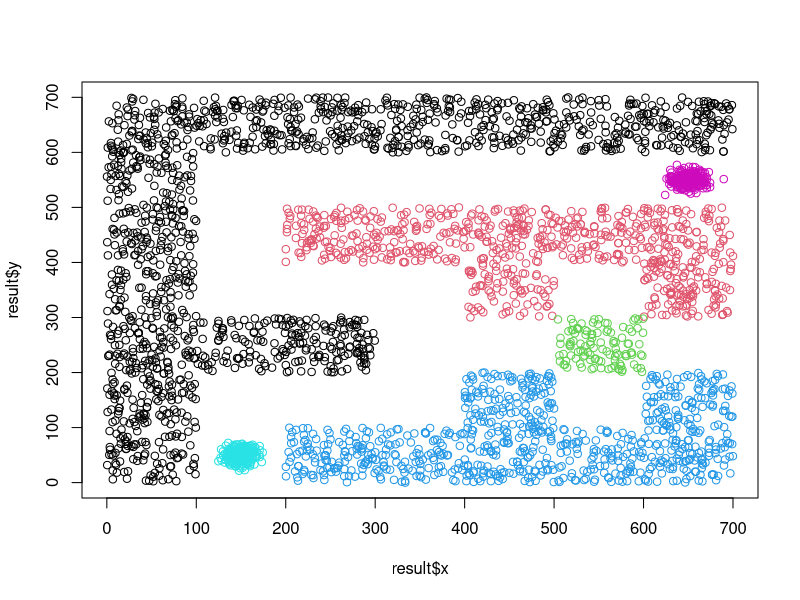

Source code (R):
n <- 5000
x <- runif(n, 0, 700)
y <- runif(n, 0, 700)

df <- data.frame(x, y)

labirynth_quadrants <- c(
  1, 1, 1, 1, 1, 1, 1,
  1, 0, 0, 0, 0, 0, 0,
  1, 0, 2, 2, 2, 2, 2,
  1, 0, 0, 0, 2, 0, 2,
  1, 1, 1, 0, 0, 3, 0,
  1, 0, 0, 0, 4, 0, 4,
  1, 0, 4, 4, 4, 4, 4
)

labirynthCluster <- function(x, y)
{
  labirynth_quadrants[((700 - y) %/% 100) * 7 + (x %/% 100) + 1]
}

result <- data.frame()
labels <- data.frame()
for (i in 1:nrow(df))
{
  cluster <- labirynthCluster(df[i,]$x, df[i,]$y)
  if (cluster != 0)
  {
    result <- rbind(result, df[i,])
    labels <- rbind(labels, data.frame(cluster = cluster))
  }
}

n <- 250
x <- rnorm(n, 50, 10) + 100
y <- rnorm(n, 50, 10)

df2 <- data.frame(x, y)
result <- rbind(result, df2)
labels <- rbind(labels, data.frame(cluster = rep(5, times = n)))

n <- 250
x <- rnorm(n, 50, 10) + 600
y <- rnorm(n, 50, 10) + 500

df3 <- data.frame(x, y)
result <- rbind(result, df3)
labels <- rbind(labels, data.frame(cluster = rep(6, times = n)))

plot(result$x, result$y, col = labels[[1]])

baseDir <- file.path(getwd(), "my_benchmark")
if (!dir.exists(baseDir))
  dir.create(baseDir, recursive = TRUE)

write.table(result, file = file.path(baseDir, "labirynth.data.csv"), row.names = FALSE, col.names = FALSE)
write.table(labels, file = file.path(baseDir, "labirynth.labels0.csv"), row.names = FALSE, col.names = FALSE)